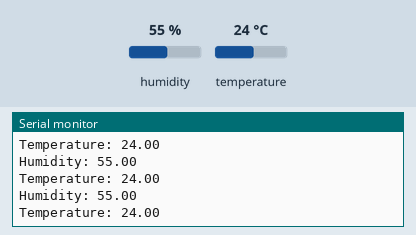
Simulated run of this sketch. Board: Arduino Uno, built with avr-gcc and run on an emulated ATmega328P. On the bench: the last lines printed to the serial monitor. The inputs (shaded band) are chosen by the test bench; at power-on: humidity 55 %, temperature 24 °C.

Above: at 2.8 s.
2.9 s: humidity set to 22 %
At 5.5 s:
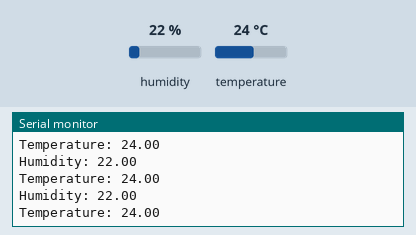
5.6 s: temperature set to 12 °C
At 6.9 s:
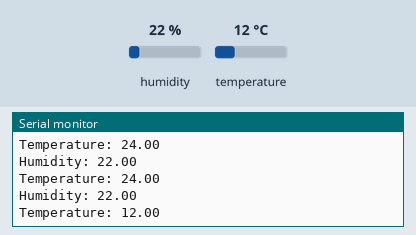
8.3 s: humidity set to 40 %
At 8.3 s:
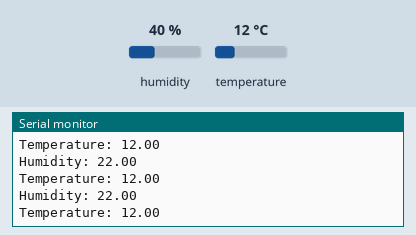
Timing chart, 0 to 11.3 s (numbered marks = the images above; inputs shaded):
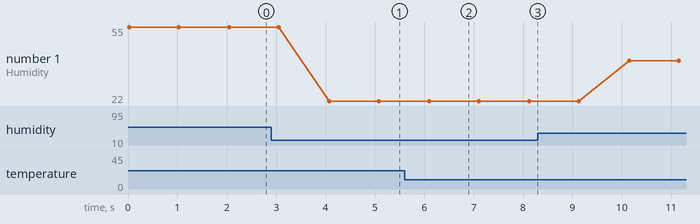

Measured:
- after the input at 2.9 s, the serial monitor: prints a new line after 1.2 s (image 1)
- after the input at 5.6 s, the serial monitor: prints a new line after 0.52 s (image 2)
- plotted number 1: 55 → 22 after the input at 2.9 s, 22 → 40 after the input at 8.3 s

The sketch:

sketch_may08a.ino
```cpp
#include <DHT.h>      // подключаем библиотеку для датчика
DHT dht(2, DHT11);  // сообщаем на каком порту будет датчик

void setup() {
   dht.begin();                // запускаем датчик DHT11
   Serial.begin(9600);   // подключаем монитор порта
}

void loop() {
   // считываем температуру (t) и влажность (h)
   float h = dht.readHumidity();
   float t = dht.readTemperature();

   // выводим температуру (t) и влажность (h) на монитор порта
   Serial.print("Humidity: ");
   Serial.println(h);
   Serial.print("Temperature: ");
   Serial.println(t);
   delay(1000);
}
```
